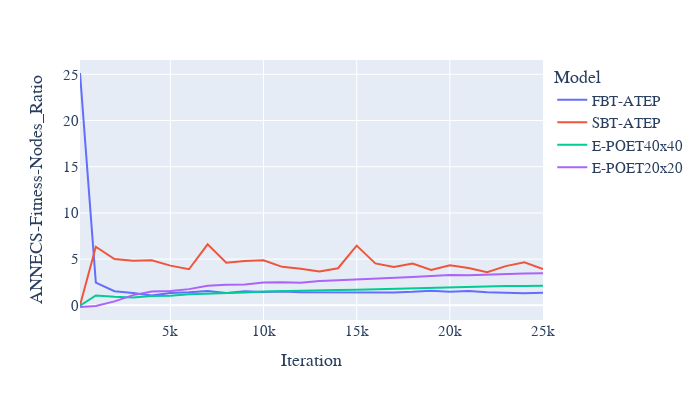

Source (notebook cell):
### Code cell
df_fn_final['ANNECS-Fitness-Nodes_Ratio'] = ((0.7*df_fn_final['ANNECS']) + (df_fn_final['Fitness']*0.3))/ df_fn_final['Nodes']
fig = px.line(df_fn_final,x='Iteration',y='ANNECS-Fitness-Nodes_Ratio',color='Model',width=700, height=400)
fig.update_layout(
    font_family="Arial",
    title_font_family="Arial",
    font=dict(
        
        size=15,
        
    )
)
fig.show()

### Figure 1 — Plotly figure (JSON) as saved in the notebook; plotly's stock layout.template omitted (floating-point values rounded to 4 significant figures)
{"data": [{"hovertemplate": "Model=FBT-ATEP<br>Iteration=%{x}<br>ANNECS-Fitness-Nodes_Ratio=%{y}<extra></extra>", "legendgroup": "FBT-ATEP", "line": {"color": "#636efa", "dash": "solid"}, "marker": {"symbol": "circle"}, "mode": "lines", "name": "FBT-ATEP", "orientation": "v", "showlegend": true, "type": "scatter", "x": [150, 1000, 2000, 3000, 4000, 5000, 6000, 7000, 8000, 9000, 10000, 11000, 12000, 13000, 14000, 15000, 16000, 17000, 18000, 19000, 20000, 21000, 22000, 23000, 24000, 25000], "xaxis": "x", "y": [25.14, 2.468, 1.53, 1.336, 1.061, 1.342, 1.41, 1.541, 1.341, 1.528, 1.455, 1.487, 1.418, 1.412, 1.388, 1.4, 1.428, 1.398, 1.46, 1.578, 1.469, 1.548, 1.411, 1.397, 1.306, 1.376], "yaxis": "y"}, {"hovertemplate": "Model=SBT-ATEP<br>Iteration=%{x}<br>ANNECS-Fitness-Nodes_Ratio=%{y}<extra></extra>", "legendgroup": "SBT-ATEP", "line": {"color": "#EF553B", "dash": "solid"}, "marker": {"symbol": "circle"}, "mode": "lines", "name": "SBT-ATEP", "orientation": "v", "showlegend": true, "type": "scatter", "x": [150, 1000, 2000, 3000, 4000, 5000, 6000, 7000, 8000, 9000, 10000, 11000, 12000, 13000, 14000, 15000, 16000, 17000, 18000, 19000, 20000, 21000, 22000, 23000, 24000, 25000], "xaxis": "x", "y": [0, 6.34, 5.018, 4.823, 4.871, 4.3, 3.907, 6.599, 4.615, 4.804, 4.868, 4.166, 3.97, 3.678, 4.017, 6.466, 4.544, 4.154, 4.533, 3.83, 4.342, 4.044, 3.578, 4.247, 4.659, 3.935], "yaxis": "y"}, {"hovertemplate": "Model=E-POET40x40<br>Iteration=%{x}<br>ANNECS-Fitness-Nodes_Ratio=%{y}<extra></extra>", "legendgroup": "E-POET40x40", "line": {"color": "#00cc96", "dash": "solid"}, "marker": {"symbol": "circle"}, "mode": "lines", "name": "E-POET40x40", "orientation": "v", "showlegend": true, "type": "scatter", "x": [150, 1000, 2000, 3000, 4000, 5000, 6000, 7000, 8000, 9000, 10000, 11000, 12000, 13000, 14000, 15000, 16000, 17000, 18000, 19000, 20000, 21000, 22000, 23000, 24000, 25000], "xaxis": "x", "y": [-0.04136, 1.071, 0.9293, 0.8534, 1.025, 1.039, 1.213, 1.251, 1.31, 1.379, 1.493, 1.551, 1.62, 1.679, 1.663, 1.678, 1.734, 1.793, 1.864, 1.896, 1.949, 1.999, 2.071, 2.096, 2.097, 2.114], "yaxis": "y"}, {"hovertemplate": "Model=E-POET20x20<br>Iteration=%{x}<br>ANNECS-Fitness-Nodes_Ratio=%{y}<extra></extra>", "legendgroup": "E-POET20x20", "line": {"color": "#ab63fa", "dash": "solid"}, "marker": {"symbol": "circle"}, "mode": "lines", "name": "E-POET20x20", "orientation": "v", "showlegend": true, "type": "scatter", "x": [150, 1000, 2000, 3000, 4000, 5000, 6000, 7000, 8000, 9000, 10000, 11000, 12000, 13000, 14000, 15000, 16000, 17000, 18000, 19000, 20000, 21000, 22000, 23000, 24000, 25000], "xaxis": "x", "y": [-0.1776, -0.05992, 0.4268, 1.11, 1.494, 1.559, 1.756, 2.126, 2.24, 2.258, 2.462, 2.512, 2.455, 2.625, 2.712, 2.783, 2.878, 2.999, 3.077, 3.173, 3.274, 3.252, 3.336, 3.412, 3.435, 3.477], "yaxis": "y"}], "layout": {"font": {"family": "Arial", "size": 15}, "height": 400, "legend": {"title": {"text": "Model"}, "tracegroupgap": 0}, "margin": {"t": 60}, "title": {"font": {"family": "Arial"}}, "width": 700, "xaxis": {"anchor": "y", "domain": [0, 1], "title": {"text": "Iteration"}}, "yaxis": {"anchor": "x", "domain": [0, 1], "title": {"text": "ANNECS-Fitness-Nodes_Ratio"}}}}
